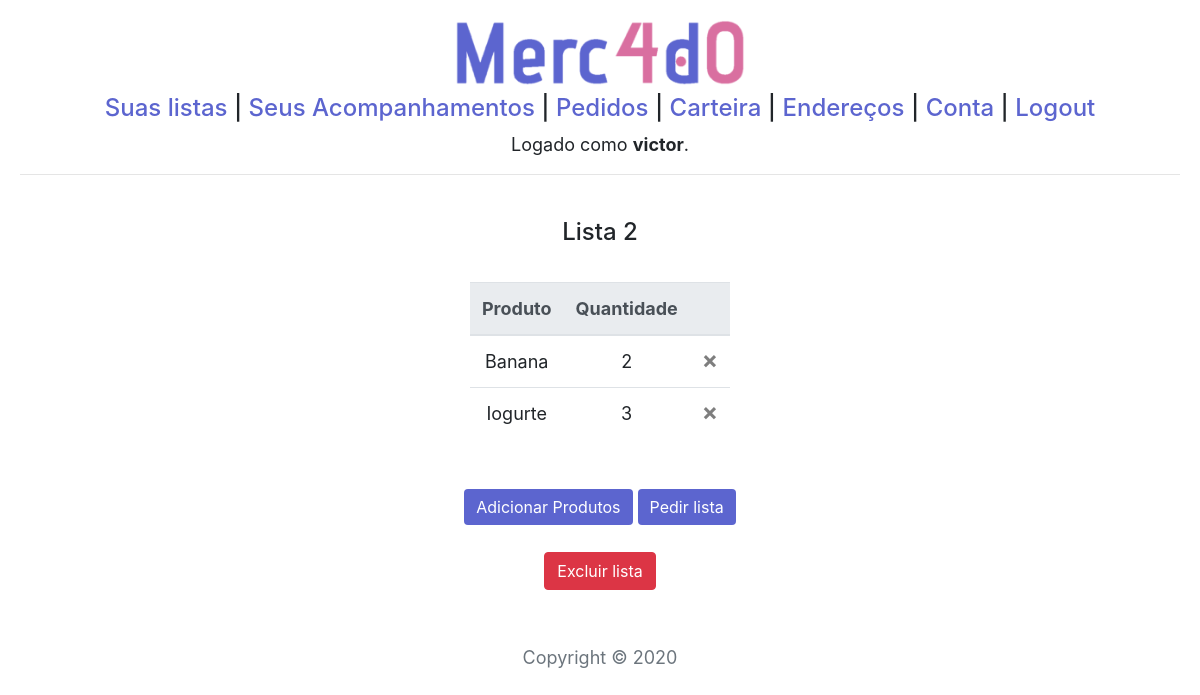
The page /lista/8 (signed in) on the database as committed earlier.
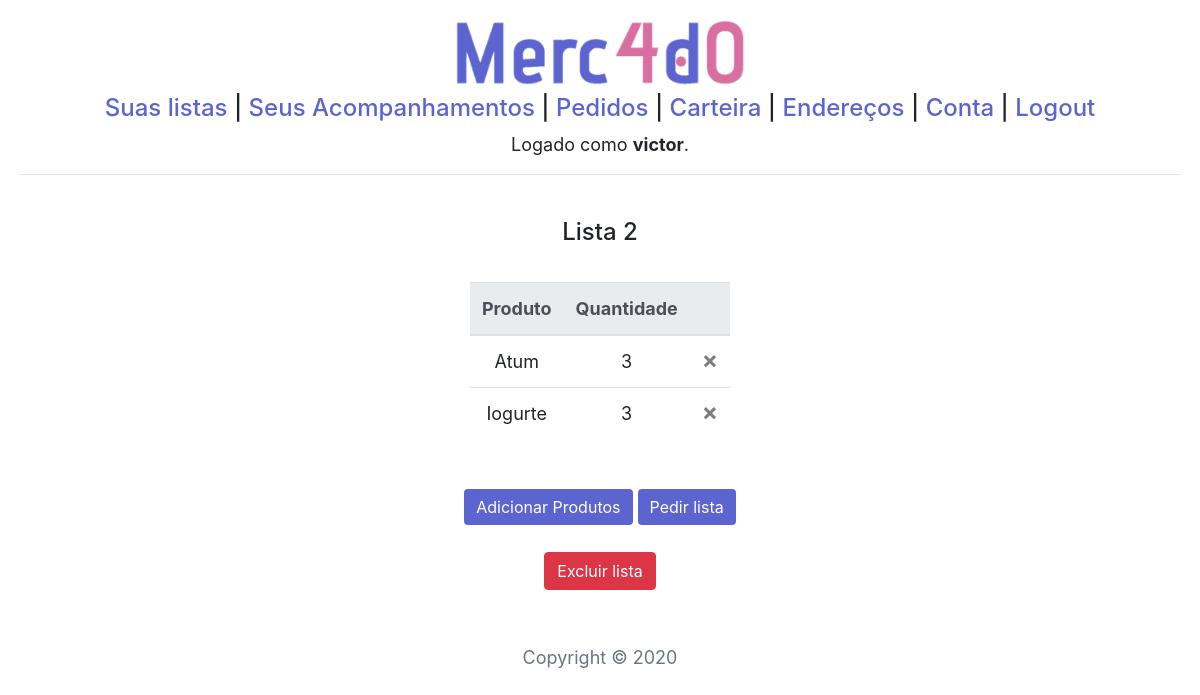
The same page on the database as committed later.
### compras/models.py (models this page shows, shortened)
class ProdutoLista(models.Model):
    produto = models.ForeignKey(Produto,
                                on_delete=models.CASCADE,
                                related_name="listas")
    lista = models.ForeignKey(Lista,
                                on_delete=models.CASCADE,
                                related_name="produtos")
    quantidade = models.PositiveIntegerField()

class Produto(models.Model):
    nome = models.CharField(max_length=50)

### compras/views.py (the view, shortened to what this page needs)
# urls.py: path("lista/<int:id>", views.lista, name="lista"),
@login_required(login_url='login')
def lista(request, id):
    if request.method == "GET":
        produtos = (ProdutoLista.objects.filter(lista=id).order_by('produto__nome'))
        nomelista = Lista.objects.get(pk=id).nome
        return render(request, 'compras/lista.html', {
            "produtos": produtos,
            "id": id,
            "nome": nomelista
        })

### compras/templates/compras/lista.html (shortened to what this page needs)
{% extends "compras/layout.html" %}
{% block body %}
    <h4>{{nome}}</h4>
    <br>
    {% if produtos %}
        <table class="table">
            <thead class="thead-light">
                <tr>
                    <th scope="col">Produto</th>
                    <th scope="col">Quantidade</th>
                    <th scope="col"></th>
                </tr>
            </thead>
            <tbody>
                {% for produto in produtos %}
                    <tr>
                        <td>{{ produto.produto.nome }}</td>
                        <td>{{ produto.quantidade }}</td>
                        <td>
                            <form action="{% url 'lista' id %}" method="post">
                                <button type="submit" class="close" aria-label="Close">
                                    <span aria-hidden="true">&times;</span>
                                </button>
                            </form>
                        </td>
                    </tr>
                {% endfor %}
            </tbody>
        </table>
        <br><br>
    {% else %}
        <p>Lista vazia.</p>
        <br>
    {% endif %}
    <form action="{% url 'lista' id %}" method="post">
        <input type="submit" class="btn btn-primary" value="Adicionar Produtos">
        <a href="{% url 'pedido' %}?lista={{id}}">
            <button type="button" class="btn btn-primary">Pedir lista</button>
        </a>
    </form>
    <br>
    <form action="{% url 'lista' id %}" method="post">
        <input type="submit" class="btn btn-danger" value="Excluir lista">
    </form>
{% endblock %}

Rows that differ between the two databases and show on the page:
removed ProdutoLista: produto.nome "Banana", quantidade "2"
added ProdutoLista: produto.nome "Atum", quantidade "3"
